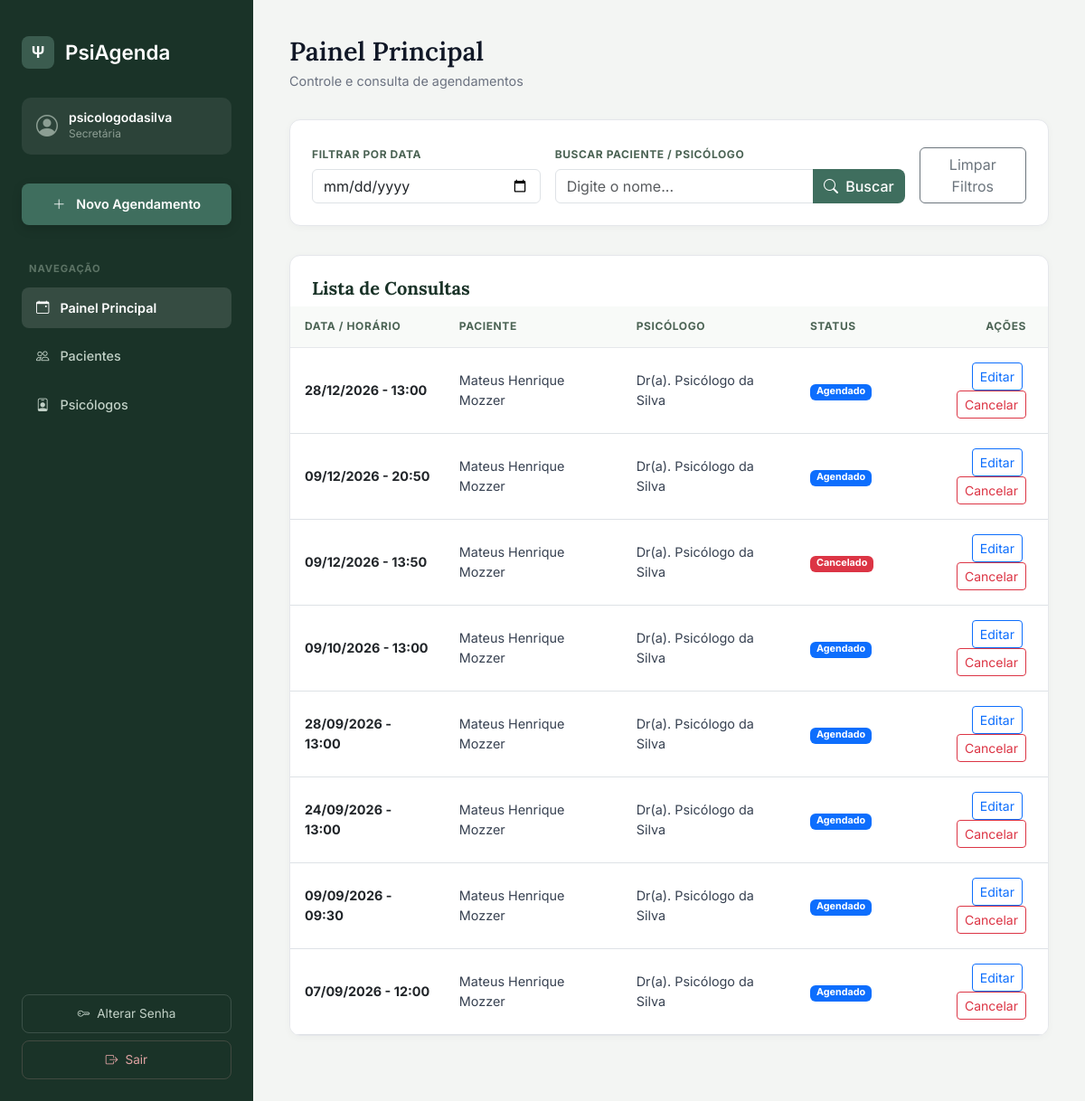
The app's page /secretaria/ (signed in), older data.
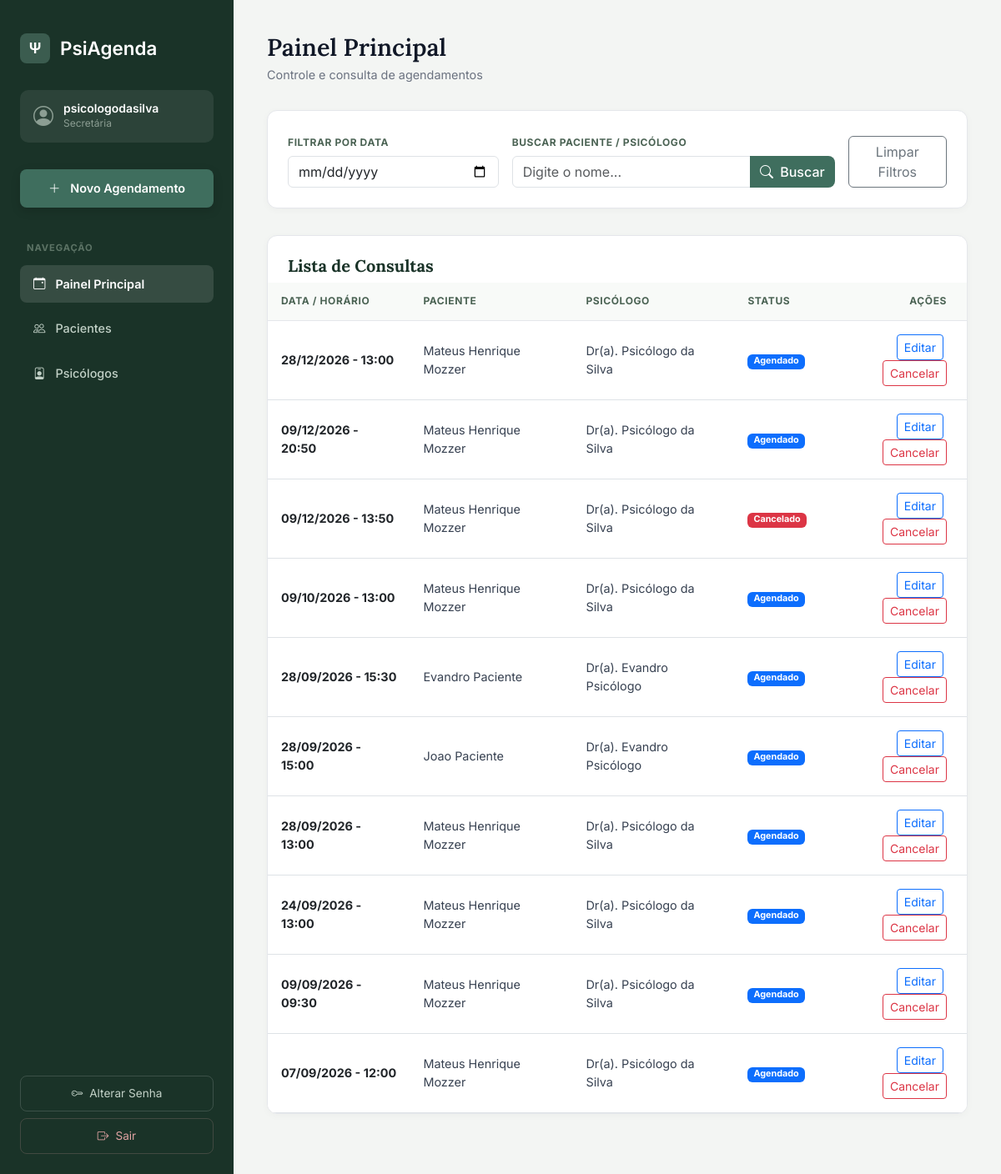
The same page, newer data.
### agendamentos/models.py (models this page shows, shortened)
class Agendamento(models.Model):
  STATUS_CHOICES = [
      ('AGENDADO', 'Agendado'),
      ('CONCLUIDO', 'Concluído'),
      ('CANCELADO', 'Cancelado'),
      ('Solicitado Cancelamento', 'Solicitado Cancelamento'),
  ]
  psicologo = models.ForeignKey(
      Psicologo, on_delete=models.PROTECT, related_name='agendamentos'
  )
  paciente = models.ForeignKey(
      Paciente, on_delete=models.PROTECT, related_name='agendamentos'
  )
  data_hora = models.DateTimeField()
  status = models.CharField(
      max_length=30, choices=STATUS_CHOICES, default='AGENDADO'
  )
  observacao = EncryptedTextField(blank=True, null=True)
  motivo_cancelamento = EncryptedTextField(blank=True, null=True)
  notificacao_confirmada = models.BooleanField(default=False)
  criado_em = models.DateTimeField(auto_now_add=True)
  atualizado_em = models.DateTimeField(auto_now=True)
  class Meta:
    verbose_name = 'Agendamento'
    verbose_name_plural = 'Agendamentos'
    ordering = ['-data_hora']

class Paciente(models.Model):
  nome_completo = models.CharField(max_length=150)
  cpf = models.CharField(max_length=14, unique=True)
  data_nascimento = models.DateField()
  telefone = models.CharField(max_length=20)
  email = models.EmailField(blank=True, null=True)
  endereco = models.CharField(max_length=255, blank=True, null=True)
  ativo = models.BooleanField(default=True)
  primeiro_acesso = models.BooleanField(default=True)
  class Meta:
    verbose_name = 'Paciente'
    verbose_name_plural = 'Pacientes'
    ordering = ['nome_completo']

class Psicologo(models.Model):
  usuario = models.OneToOneField(
      User, on_delete=models.CASCADE, related_name='perfil_psicologo'
  )
  nome_completo = models.CharField(max_length=150)
  cpf = models.CharField(max_length=14, unique=True)
  crp = models.CharField(max_length=20, unique=True)
  data_nascimento = models.DateField()
  telefone = models.CharField(max_length=20)
  email = models.EmailField(unique=True)
  endereco = models.CharField(max_length=255)
  ativo = models.BooleanField(default=True)
  class Meta:
    verbose_name = 'Psicólogo'
    verbose_name_plural = 'Psicólogos'
    ordering = ['nome_completo']

### agendamentos/views.py (the view)
# urls.py: path('secretaria/', views.painel_secretaria, name='painel_secretaria'),
@login_required
def painel_secretaria(request):
  data_selecionada = request.GET.get('data')
  busca = request.GET.get('busca', '').strip()
  agendamentos = Agendamento.objects.all().order_by('-data_hora')
  if data_selecionada:
    agendamentos = agendamentos.filter(data_hora__date=data_selecionada)
  if busca:
    agendamentos = agendamentos.filter(
        paciente__nome_completo__icontains=busca
    ) | agendamentos.filter(psicologo__nome_completo__icontains=busca)
  solicitacoes_cancelamento = Agendamento.objects.filter(
      status='Solicitado Cancelamento'
  ).order_by('data_hora')
  agora = timezone.now()
  limite_proximas = agora + timedelta(days=1)
  consultas_proximas = Agendamento.objects.filter(
      data_hora__range=(agora, limite_proximas), status='AGENDADO'
  ).order_by('data_hora')
  context = {
      'agendamentos': agendamentos,
      'solicitacoes_cancelamento': solicitacoes_cancelamento,
      'consultas_proximas': consultas_proximas,
      'data_selecionada': data_selecionada,
      'busca': busca,
  }
  return render(request, 'agendamentos/painel_secretaria.html', context)

### agendamentos/templates/agendamentos/painel_secretaria.html (shortened to what the changed rows need)
<!DOCTYPE html>
<html lang="pt-br">
<head>
    <link href="https://cdn.jsdelivr.net/npm/bootstrap@5.3.0/dist/css/bootstrap.min.css" rel="stylesheet">
    <link rel="stylesheet" href="https://cdn.jsdelivr.net/npm/bootstrap-icons@1.10.5/font/bootstrap-icons.css">
</head>
<body>
<main class="main-content">
    <div>
        <h1 class="header-title">Painel Principal</h1>
    </div>
    <div class="card-custom p-0 overflow-hidden">
        <div class="table-responsive">
            <table class="table table-hover align-middle mb-0">
                <thead>
                    <tr>
                        <th>Data / Horário</th>
                        <th>Paciente</th>
                        <th>Psicólogo</th>
                        <th>Status</th>
                        <th class="text-end pe-4">Ações</th>
                    </tr>
                </thead>
                <tbody>
                    {% for agendamento in agendamentos %}
                    <tr>
                        <td class="fw-bold text-dark">{{ agendamento.data_hora|date:"d/m/Y - H:i" }}</td>
                        <td>{{ agendamento.paciente.nome_completo }}</td>
                        <td>Dr(a). {{ agendamento.psicologo.nome_completo }}</td>
                        <td>
                            {% if agendamento.status == 'AGENDADO' %}
                                <span class="badge bg-primary">Agendado</span>
                            {% elif agendamento.status == 'Solicitado Cancelamento' %}
                                <span class="badge bg-warning text-dark">Solicitado Cancelamento</span>
                            {% elif agendamento.status == 'CONCLUIDO' %}
                                <span class="badge bg-success">Concluído</span>
                            {% else %}
                                <span class="badge bg-danger">{{ agendamento.get_status_display }}</span>
                            {% endif %}
                        </td>
                        <td class="text-end pe-4">
                            <a href="{% url 'editar_agendamento' agendamento.id %}" class="btn btn-sm btn-outline-primary me-1">
                                Editar
                            </a>
                            <a href="{% url 'cancelar_agendamento' agendamento.id %}" class="btn btn-sm btn-outline-danger">
                                Cancelar
                            </a>
                        </td>
                    </tr>
                    {% endfor %}
                </tbody>
            </table>
        </div>
    </div>
</main>
</body>
</html>

Row changes from the older to the newer data that the page shows:
added Agendamento: data_hora "28/09/2026 - 15:30", paciente.nome_completo "Evandro Paciente", psicologo.nome_completo "Evandro Psicólogo", status "Agendado"
added Agendamento: data_hora "28/09/2026 - 15:00", paciente.nome_completo "Joao Paciente", psicologo.nome_completo "Evandro Psicólogo", status "Agendado"
